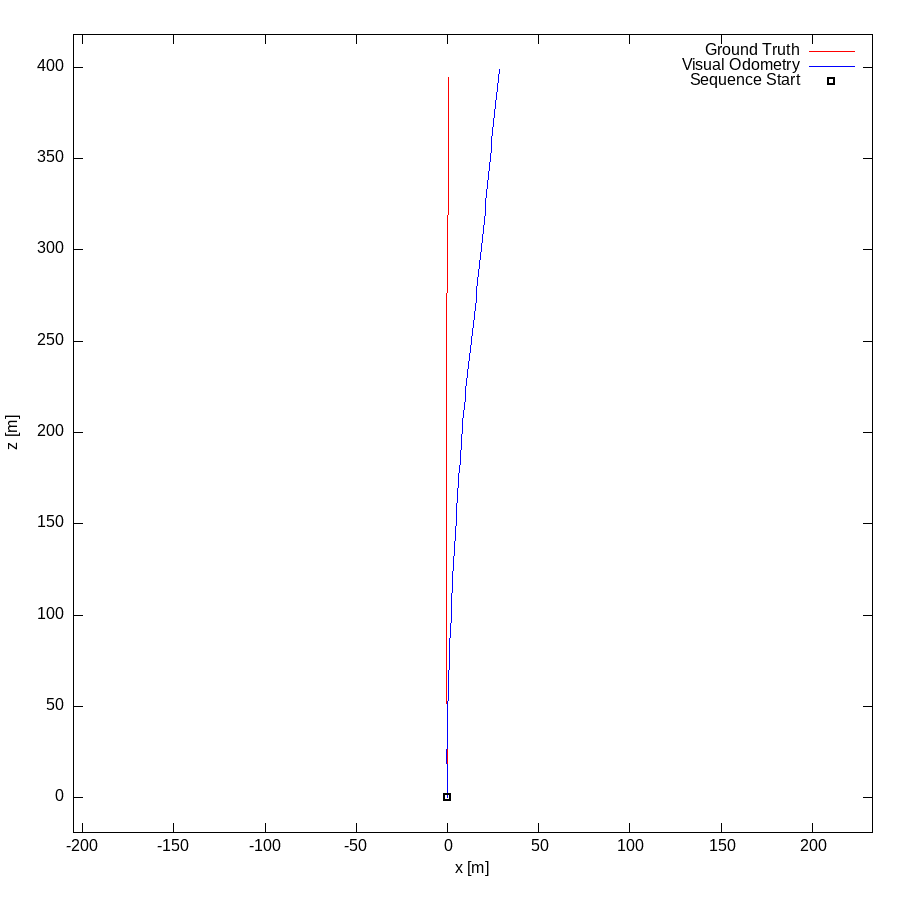

Source code (gnuplot):
set term postscript eps enhanced color
set output "04.eps"
set size ratio -1
set xrange [-205:233]
set yrange [-19:418]
set xlabel "x [m]"
set ylabel "z [m]"
plot "04.txt" using 1:2 lc rgb "#FF0000" title 'Ground Truth' w lines,"04.txt" using 3:4 lc rgb "#0000FF" title 'Visual Odometry' w lines,"< head -1 04.txt" using 1:2 lc rgb "#000000" pt 4 ps 1 lw 2 title 'Sequence Start' w points
